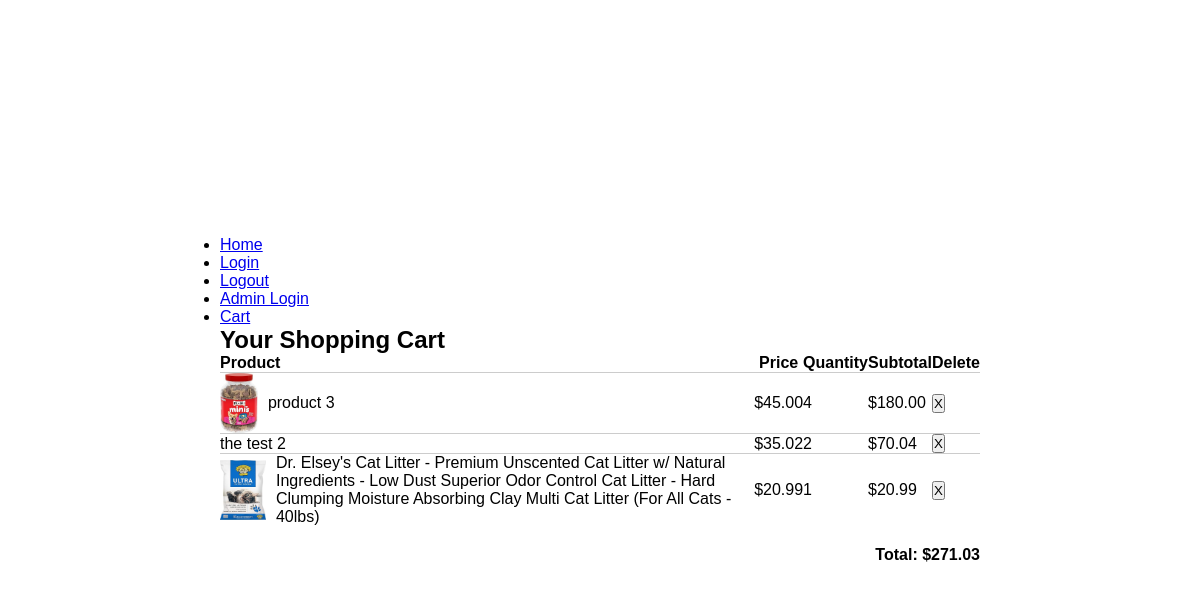
The page /cart/ (signed in) on the database as committed earlier.
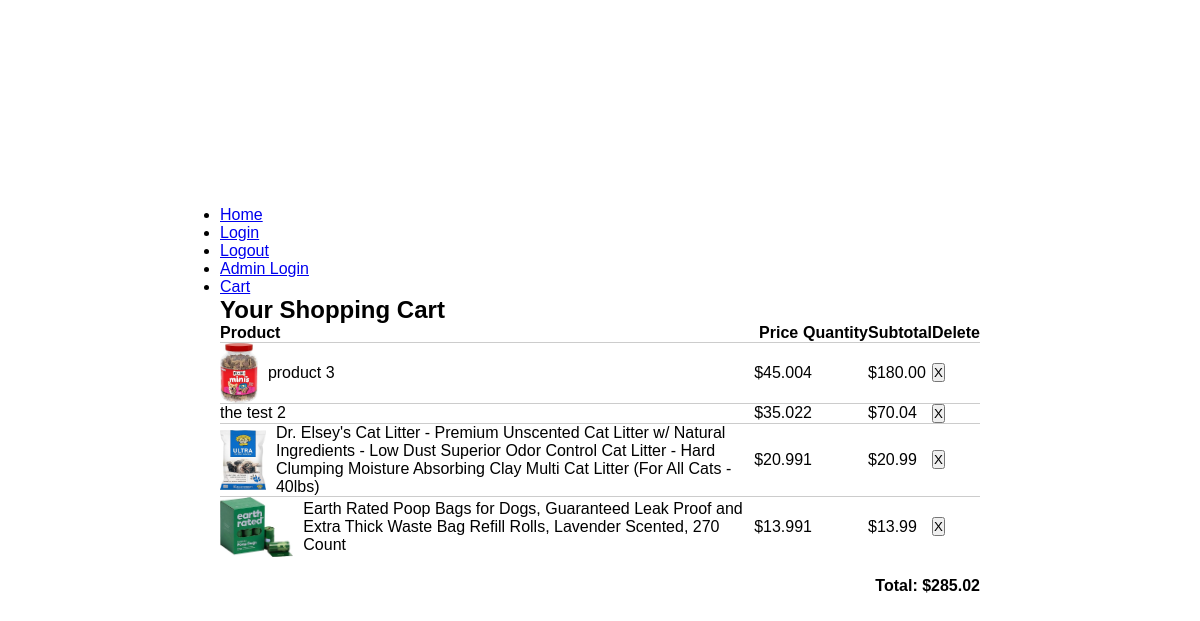
The same page on the database as committed later.
### store/models.py (models this page shows, shortened)
class CartItem(models.Model):
    user = models.ForeignKey(User, on_delete=models.CASCADE)
    product = models.ForeignKey(Product, on_delete=models.CASCADE)
    quantity = models.PositiveIntegerField(default=0)
    added_at = models.DateTimeField(auto_now_add=True)
    def get_subtotal(self):
        return self.product.get_price() * self.quantity

class Product(models.Model):
    name = models.CharField(max_length=252)
    description = models.TextField()
    price = models.DecimalField(max_digits=10, decimal_places=2)
    stock_quantity = models.PositiveIntegerField()
    image = models.ImageField(upload_to='product_images/', null=True, blank=True)
    is_on_sale = models.BooleanField(default=False)
    sale_price = models.DecimalField(max_digits=10, decimal_places=2, null=True, blank=True)
    created_at = models.DateTimeField(auto_now_add=True)
    def get_price(self):
        if self.is_on_sale and self.sale_price:
            return self.sale_price
        return self.price

### store/views.py (the view)
# urls.py: path("cart/", views.cart, name="cart"),
@login_required
def cart(request):
    cart_items = CartItem.objects.filter(user=request.user)
    subtotal = sum(item.get_subtotal() for item in cart_items)
    return render(request, 'cart.html', {
        'cart_items': cart_items,
        'subtotal': subtotal
    })

### store/templates/cart.html (shortened to what this page needs)
{% extends "base.html" %}
{% load static %}
{% block content %}
<div class="cart-container" style="max-width: 800px; margin: auto; padding: 20px;">
    <header>
        <nav>
            <ul>
                <li><a href="{% url 'home' %}">Home</a></li>
                <li><a href="{% url 'login' %}">Login</a></li>
                <li><a href="{% url 'logout' %}">Logout</a></li>
                <li><a href="/admin" target="_blank">Admin Login</a></li>
                <li><a href="{% url 'cart' %}">Cart</a></li>
            </ul>
        </nav>
    </header>
    <h2>Your Shopping Cart</h2>
    {% if cart_items %}
        <table style="width: 100%; border-collapse: collapse;">
            <thead>
                <tr>
                    <th style="text-align: left;">Product</th>
                    <th>Price</th>
                    <th>Quantity</th>
                    <th>Subtotal</th>
                    <th>Delete</th>
                </tr>
            </thead>
            <tbody>
                {% for item in cart_items %}
                <tr style="border-top: 1px solid #ccc;">
                    <td>
                        <div style="display: flex; align-items: center;">
                            {% if item.product.image %}
                                <img src="{{ item.product.image.url }}" alt="{{ item.product.name }}" style="height: 60px; margin-right: 10px;">
                            {% endif %}
                            {{ item.product.name }}
                        </div>
                    </td>
                    <td>${{ item.product.get_price }}</td>
                    <td>{{ item.quantity }}</td>
                    <td>${{ item.get_subtotal }}</td>
                    <td>
                    <form method="POST" action="{% url 'delete_cart_item' item.id %}">
                        <button type="submit" class="Delete_From_Cart">X</button>
                    </form>
                    </td>
                </tr>
                {% endfor %}
            </tbody>
        </table>
        <div style="text-align: right; margin-top: 20px;">
            <strong>Total: ${{ subtotal }}</strong>
        </div>
    {% else %}
        <p>Your cart is empty.</p>
    {% endif %}
</div>
{% endblock %}

### store/templates/base.html (shortened to what this page needs)
<!DOCTYPE html>
<html lang="en">
<head>
 {% load static %}
 <link rel="stylesheet" href="{% static "css/style.css" %}">
</head>
<body>
  {% block content %}{% endblock content %}
</body>
</html>

### store/static/css/style.css (style rules this page uses)
* { padding: 0; margin: 0; box-sizing: border-box; font-family: 'Mulish', sans-serif; transition: 0.3s all ease-in-out; }
body { display: flex; justify-content: center; align-items: center; height: 100vh; background-color: #fff; }

Rows that differ between the two databases and show on the page:
added CartItem: product.image (picture), product.name "Earth Rated Poop Bags for Dogs, Guaranteed Leak Proof and Extra Thick Waste Bag Refill Rolls, Lavender Scented, 270 Count", product.get_price "13.99", quantity "1", get_subtotal "13.99"
Other text that changed with them:
{{ subtotal }}: "271.03" → "285.02"
